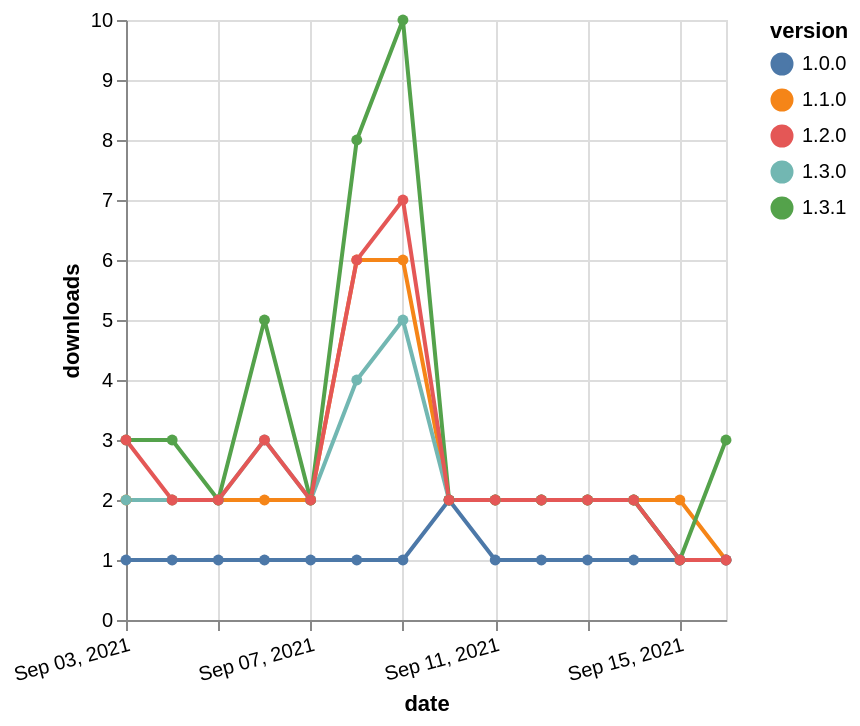

This figure's Vega-Lite source:
### Vega-Lite specification from a JSON file in a GitHub repository (floating-point values rounded to 4 significant figures)
{"$schema": "https://vega.github.io/schema/vega-lite/v5.json", "description": "A simple bar chart with embedded data.", "data": {"values": [{"date": "2021-09-03", "total": 1050, "delta": 2, "version": "1.1.0"}, {"date": "2021-09-04", "total": 1052, "delta": 2, "version": "1.1.0"}, {"date": "2021-09-05", "total": 1054, "delta": 2, "version": "1.1.0"}, {"date": "2021-09-06", "total": 1056, "delta": 2, "version": "1.1.0"}, {"date": "2021-09-07", "total": 1058, "delta": 2, "version": "1.1.0"}, {"date": "2021-09-08", "total": 1064, "delta": 6, "version": "1.1.0"}, {"date": "2021-09-09", "total": 1070, "delta": 6, "version": "1.1.0"}, {"date": "2021-09-10", "total": 1072, "delta": 2, "version": "1.1.0"}, {"date": "2021-09-11", "total": 1074, "delta": 2, "version": "1.1.0"}, {"date": "2021-09-12", "total": 1076, "delta": 2, "version": "1.1.0"}, {"date": "2021-09-13", "total": 1078, "delta": 2, "version": "1.1.0"}, {"date": "2021-09-14", "total": 1080, "delta": 2, "version": "1.1.0"}, {"date": "2021-09-15", "total": 1082, "delta": 2, "version": "1.1.0"}, {"date": "2021-09-16", "total": 1083, "delta": 1, "version": "1.1.0"}, {"date": "2021-09-03", "total": 816, "delta": 2, "version": "1.3.0"}, {"date": "2021-09-04", "total": 818, "delta": 2, "version": "1.3.0"}, {"date": "2021-09-05", "total": 820, "delta": 2, "version": "1.3.0"}, {"date": "2021-09-06", "total": 823, "delta": 3, "version": "1.3.0"}, {"date": "2021-09-07", "total": 825, "delta": 2, "version": "1.3.0"}, {"date": "2021-09-08", "total": 829, "delta": 4, "version": "1.3.0"}, {"date": "2021-09-09", "total": 834, "delta": 5, "version": "1.3.0"}, {"date": "2021-09-10", "total": 836, "delta": 2, "version": "1.3.0"}, {"date": "2021-09-11", "total": 838, "delta": 2, "version": "1.3.0"}, {"date": "2021-09-12", "total": 840, "delta": 2, "version": "1.3.0"}, {"date": "2021-09-13", "total": 842, "delta": 2, "version": "1.3.0"}, {"date": "2021-09-14", "total": 844, "delta": 2, "version": "1.3.0"}, {"date": "2021-09-15", "total": 845, "delta": 1, "version": "1.3.0"}, {"date": "2021-09-16", "total": 846, "delta": 1, "version": "1.3.0"}, {"date": "2021-09-03", "total": 150, "delta": 1, "version": "1.0.0"}, {"date": "2021-09-04", "total": 151, "delta": 1, "version": "1.0.0"}, {"date": "2021-09-05", "total": 152, "delta": 1, "version": "1.0.0"}, {"date": "2021-09-06", "total": 153, "delta": 1, "version": "1.0.0"}, {"date": "2021-09-07", "total": 154, "delta": 1, "version": "1.0.0"}, {"date": "2021-09-08", "total": 155, "delta": 1, "version": "1.0.0"}, {"date": "2021-09-09", "total": 156, "delta": 1, "version": "1.0.0"}, {"date": "2021-09-10", "total": 158, "delta": 2, "version": "1.0.0"}, {"date": "2021-09-11", "total": 159, "delta": 1, "version": "1.0.0"}, {"date": "2021-09-12", "total": 160, "delta": 1, "version": "1.0.0"}, {"date": "2021-09-13", "total": 161, "delta": 1, "version": "1.0.0"}, {"date": "2021-09-14", "total": 162, "delta": 1, "version": "1.0.0"}, {"date": "2021-09-15", "total": 163, "delta": 1, "version": "1.0.0"}, {"date": "2021-09-16", "total": 164, "delta": 1, "version": "1.0.0"}, {"date": "2021-09-03", "total": 966, "delta": 3, "version": "1.3.1"}, {"date": "2021-09-04", "total": 969, "delta": 3, "version": "1.3.1"}, {"date": "2021-09-05", "total": 971, "delta": 2, "version": "1.3.1"}, {"date": "2021-09-06", "total": 976, "delta": 5, "version": "1.3.1"}, {"date": "2021-09-07", "total": 978, "delta": 2, "version": "1.3.1"}, {"date": "2021-09-08", "total": 986, "delta": 8, "version": "1.3.1"}, {"date": "2021-09-09", "total": 996, "delta": 10, "version": "1.3.1"}, {"date": "2021-09-10", "total": 998, "delta": 2, "version": "1.3.1"}, {"date": "2021-09-11", "total": 1000, "delta": 2, "version": "1.3.1"}, {"date": "2021-09-12", "total": 1002, "delta": 2, "version": "1.3.1"}, {"date": "2021-09-13", "total": 1004, "delta": 2, "version": "1.3.1"}, {"date": "2021-09-14", "total": 1006, "delta": 2, "version": "1.3.1"}, {"date": "2021-09-15", "total": 1007, "delta": 1, "version": "1.3.1"}, {"date": "2021-09-16", "total": 1010, "delta": 3, "version": "1.3.1"}, {"date": "2021-09-03", "total": 971, "delta": 3, "version": "1.2.0"}, {"date": "2021-09-04", "total": 973, "delta": 2, "version": "1.2.0"}, {"date": "2021-09-05", "total": 975, "delta": 2, "version": "1.2.0"}, {"date": "2021-09-06", "total": 978, "delta": 3, "version": "1.2.0"}, {"date": "2021-09-07", "total": 980, "delta": 2, "version": "1.2.0"}, {"date": "2021-09-08", "total": 986, "delta": 6, "version": "1.2.0"}, {"date": "2021-09-09", "total": 993, "delta": 7, "version": "1.2.0"}, {"date": "2021-09-10", "total": 995, "delta": 2, "version": "1.2.0"}, {"date": "2021-09-11", "total": 997, "delta": 2, "version": "1.2.0"}, {"date": "2021-09-12", "total": 999, "delta": 2, "version": "1.2.0"}, {"date": "2021-09-13", "total": 1001, "delta": 2, "version": "1.2.0"}, {"date": "2021-09-14", "total": 1003, "delta": 2, "version": "1.2.0"}, {"date": "2021-09-15", "total": 1004, "delta": 1, "version": "1.2.0"}, {"date": "2021-09-16", "total": 1005, "delta": 1, "version": "1.2.0"}]}, "width": "container", "mark": {"type": "line", "point": {"filled": true}}, "encoding": {"x": {"field": "date", "type": "temporal", "timeUnit": "yearmonthdate", "title": "date", "axis": {"labelAngle": -15}}, "y": {"field": "delta", "type": "quantitative", "title": "downloads"}, "color": {"field": "version", "type": "nominal"}, "tooltip": {"field": "delta"}}}
